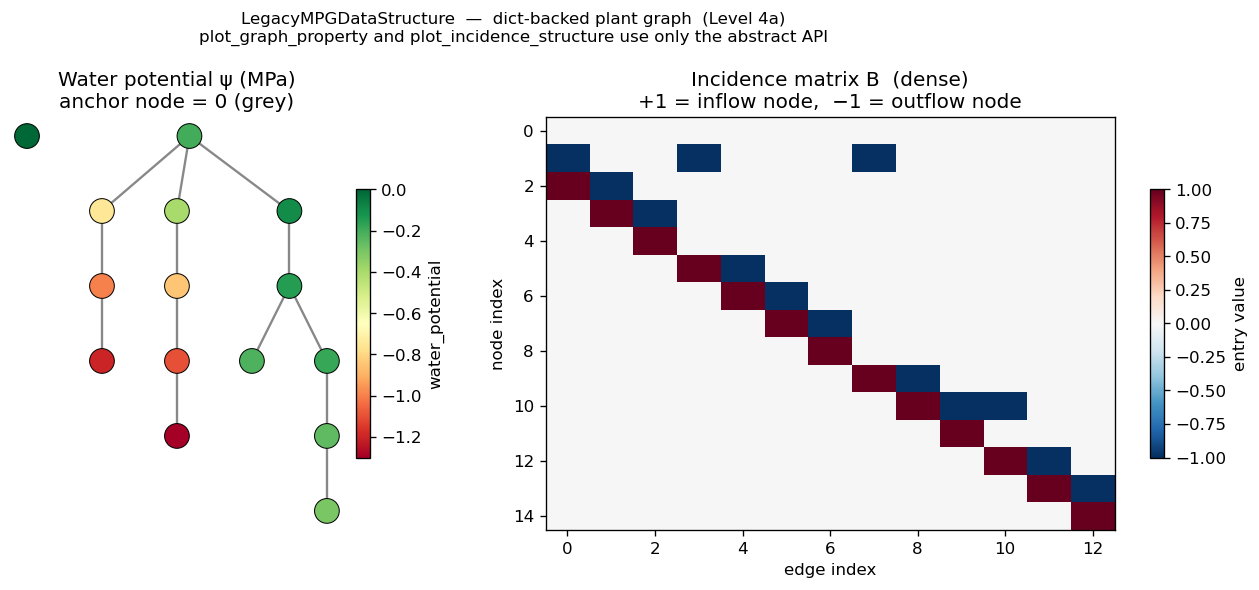

Python code for this plot:
"""
LegacyMPGDataStructure — illustrative example.

Demonstrates that plotting functions operating exclusively through the
GraphDataStructure abstract API (node_ids, edges, node_property,
incidence_matrix) require zero changes when the concrete implementation
is LegacyMPGDataStructure.

Plant scenario
--------------
A two-phytomer wheat seedling with one ramified root axis.  Water potential (ψ)
is assigned to reflect a mild evaporative gradient:
  shoot collar  ψ ≈ −0.2 MPa  (well supplied from root)
  leaf tips     ψ ≈ −1.3 MPa  (transpiring)
  root tips     ψ ≈ −0.3 MPa  (absorbing from soil)

The data is stored directly in g.property('water_potential') — the native
OpenAlea dict format — then wrapped in LegacyMPGDataStructure.
All downstream consumers (plot_graph_property, plot_incidence_structure)
never touch g.property(); they only call the abstract API.

Output
------
example_legacy_mpg.png  (saved next to this file)
"""

import sys
import os
_HERE = os.path.dirname(__file__)
sys.path.insert(0, os.path.join(_HERE, '..', '..', 'mpg_tests'))
sys.path.insert(0, _HERE)   # examples/plotting takes priority over mpg_tests/plotting

import matplotlib
matplotlib.use('Agg')
import matplotlib.pyplot as plt

from openalea.metafspm.data_structure.data_api import LegacyMPGDataStructure
from simple_seedling import generate_simple_mpg_seedling
from plotting import plot_graph_property, plot_incidence_structure


# ── 1. Build plant topology ───────────────────────────────────────────────────

g, sd = generate_simple_mpg_seedling()

# ── 2. Assign water potential in the native MTG dict format ──────────────────
#       (concrete-class setup — everything below uses abstract API only)

wp = g.property('water_potential')
# shoot
wp[sd.internodeelement]  = -0.20   # stem base (collar)
wp[sd.internodeelement2] = -0.40   # second internode
wp[sd.leafelement1]      = -0.75   # leaf 1 base
wp[sd.leafelement2]      = -1.00
wp[sd.leafelement3]      = -1.20   # leaf 1 tip
wp[sd.leafelement4]      = -0.85   # leaf 2 base
wp[sd.leafelement5]      = -1.10
wp[sd.leafelement6]      = -1.30   # leaf 2 tip
# root
wp[sd.root_segment1]     = -0.10   # root collar
wp[sd.root_segment2]     = -0.15
wp[sd.root_segment3]     = -0.22   # primary root tip
wp[sd.root_segment4]     = -0.18   # lateral root base
wp[sd.root_segment5]     = -0.25
wp[sd.root_segment6]     = -0.30   # lateral root tip

# ── 3. Wrap in LegacyMPGDataStructure ─────────────────────────────────────────

ds: LegacyMPGDataStructure = LegacyMPGDataStructure(g, g.scales.SubOrgan)
# From here on, only the abstract GraphDataStructure API is used.

print(f"n_nodes : {ds.n_nodes()}")          # abstract API
print(f"n_edges : {ds.n_edges()}")          # abstract API
print(f"n_dof   : {ds.n_dof}")              # abstract API

# extract_state packs ψ into a flat solver-ready vector
psi_vec = ds.extract_state(['water_potential'])   # abstract API
print(f"ψ vector (n={psi_vec.size}): min={psi_vec.min():.2f}  max={psi_vec.max():.2f} MPa")

# ── 4. Plot using abstract API only ──────────────────────────────────────────

fig, axes = plt.subplots(1, 2, figsize=(13, 5))
fig.suptitle(
    "LegacyMPGDataStructure  —  dict-backed plant graph  (Level 4a)\n"
    "plot_graph_property and plot_incidence_structure use only the abstract API",
    fontsize=10,
)

# Left: node colours = water potential
plot_graph_property(
    ds, 'water_potential',
    title="Water potential ψ (MPa)\nanchor node = 0 (grey)",
    cmap='RdYlGn',
    ax=axes[0],
)

# Right: incidence matrix B  (dense — LegacyMPGDataStructure uses np.ndarray)
plot_incidence_structure(
    ds,
    title="Incidence matrix B  (dense)\n+1 = inflow node,  −1 = outflow node",
    ax=axes[1],
)

plt.tight_layout()
out = os.path.join(os.path.dirname(__file__), 'example_legacy_mpg.png')
plt.savefig(out, dpi=120, bbox_inches='tight')
print(f"Saved → {out}")
